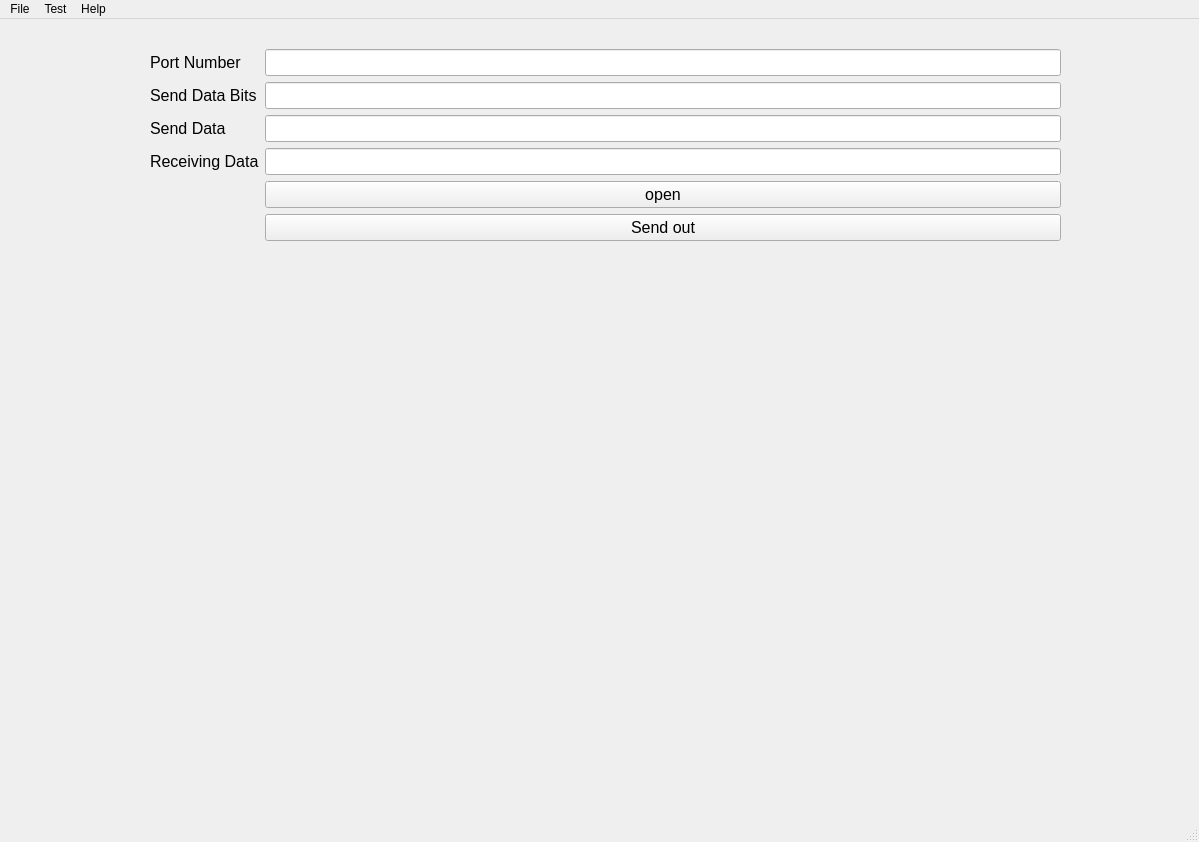
<?xml version="1.0" encoding="UTF-8"?>
<ui version="4.0">
 <class>MainWindow</class>
 <widget class="QMainWindow" name="MainWindow">
  <property name="geometry">
   <rect>
    <x>0</x>
    <y>0</y>
    <width>1199</width>
    <height>842</height>
   </rect>
  </property>
  <property name="windowTitle">
   <string>MainWindow</string>
  </property>
  <widget class="QWidget" name="centralwidget">
   <widget class="QWidget" name="formLayoutWidget">
    <property name="geometry">
     <rect>
      <x>150</x>
      <y>30</y>
      <width>911</width>
      <height>431</height>
     </rect>
    </property>
    <layout class="QFormLayout" name="formLayout">
     <item row="0" column="0">
      <widget class="QLabel" name="PortNumber">
       <property name="font">
        <font>
         <pointsize>12</pointsize>
        </font>
       </property>
       <property name="text">
        <string>Port Number</string>
       </property>
      </widget>
     </item>
     <item row="1" column="0">
      <widget class="QLabel" name="SendDataBits">
       <property name="font">
        <font>
         <pointsize>12</pointsize>
        </font>
       </property>
       <property name="text">
        <string>Send Data Bits</string>
       </property>
      </widget>
     </item>
     <item row="2" column="0">
      <widget class="QLabel" name="SendData">
       <property name="font">
        <font>
         <pointsize>12</pointsize>
        </font>
       </property>
       <property name="text">
        <string>Send Data</string>
       </property>
      </widget>
     </item>
     <item row="3" column="0">
      <widget class="QLabel" name="ReceivingData">
       <property name="font">
        <font>
         <pointsize>12</pointsize>
        </font>
       </property>
       <property name="text">
        <string>Receiving Data</string>
       </property>
      </widget>
     </item>
     <item row="0" column="1">
      <widget class="QLineEdit" name="datanumberEdit">
       <property name="font">
        <font>
         <pointsize>12</pointsize>
        </font>
       </property>
      </widget>
     </item>
     <item row="1" column="1">
      <widget class="QLineEdit" name="portnameEdit">
       <property name="font">
        <font>
         <pointsize>12</pointsize>
        </font>
       </property>
      </widget>
     </item>
     <item row="2" column="1">
      <widget class="QLineEdit" name="datasenderEdit">
       <property name="font">
        <font>
         <pointsize>12</pointsize>
        </font>
       </property>
      </widget>
     </item>
     <item row="3" column="1">
      <widget class="QLineEdit" name="datareviewEdit">
       <property name="font">
        <font>
         <pointsize>12</pointsize>
        </font>
       </property>
      </widget>
     </item>
     <item row="4" column="1">
      <widget class="QPushButton" name="open_button">
       <property name="font">
        <font>
         <pointsize>12</pointsize>
        </font>
       </property>
       <property name="text">
        <string>open</string>
       </property>
      </widget>
     </item>
     <item row="5" column="1">
      <widget class="QPushButton" name="button">
       <property name="font">
        <font>
         <pointsize>12</pointsize>
        </font>
       </property>
       <property name="text">
        <string>Send out</string>
       </property>
      </widget>
     </item>
    </layout>
   </widget>
  </widget>
  <widget class="QMenuBar" name="menubar">
   <property name="geometry">
    <rect>
     <x>0</x>
     <y>0</y>
     <width>1199</width>
     <height>26</height>
    </rect>
   </property>
   <widget class="QMenu" name="menu">
    <property name="title">
     <string>File</string>
    </property>
    <addaction name="actionSerialOn"/>
   </widget>
   <widget class="QMenu" name="menuTest">
    <property name="title">
     <string>Test</string>
    </property>
    <widget class="QMenu" name="menuSerial_Comm">
     <property name="title">
      <string>Serial Comm</string>
     </property>
     <addaction name="actionLollBack_Test"/>
     <addaction name="actionReceive_Only"/>
     <addaction name="actionAsync_Receive"/>
    </widget>
    <addaction name="menuSerial_Comm"/>
   </widget>
   <widget class="QMenu" name="menuHelp">
    <property name="title">
     <string>Help</string>
    </property>
   </widget>
   <addaction name="menu"/>
   <addaction name="menuTest"/>
   <addaction name="menuHelp"/>
  </widget>
  <widget class="QStatusBar" name="statusbar"/>
  <action name="actionSerialOn">
   <property name="text">
    <string>SerialOn</string>
   </property>
  </action>
  <action name="actionLollBack_Test">
   <property name="text">
    <string>LollBack Test</string>
   </property>
  </action>
  <action name="actionReceive_Only">
   <property name="text">
    <string>Receive Only</string>
   </property>
  </action>
  <action name="actionAsync_Receive">
   <property name="text">
    <string>Async Receive</string>
   </property>
  </action>
 </widget>
 <resources/>
 <connections/>
</ui>
